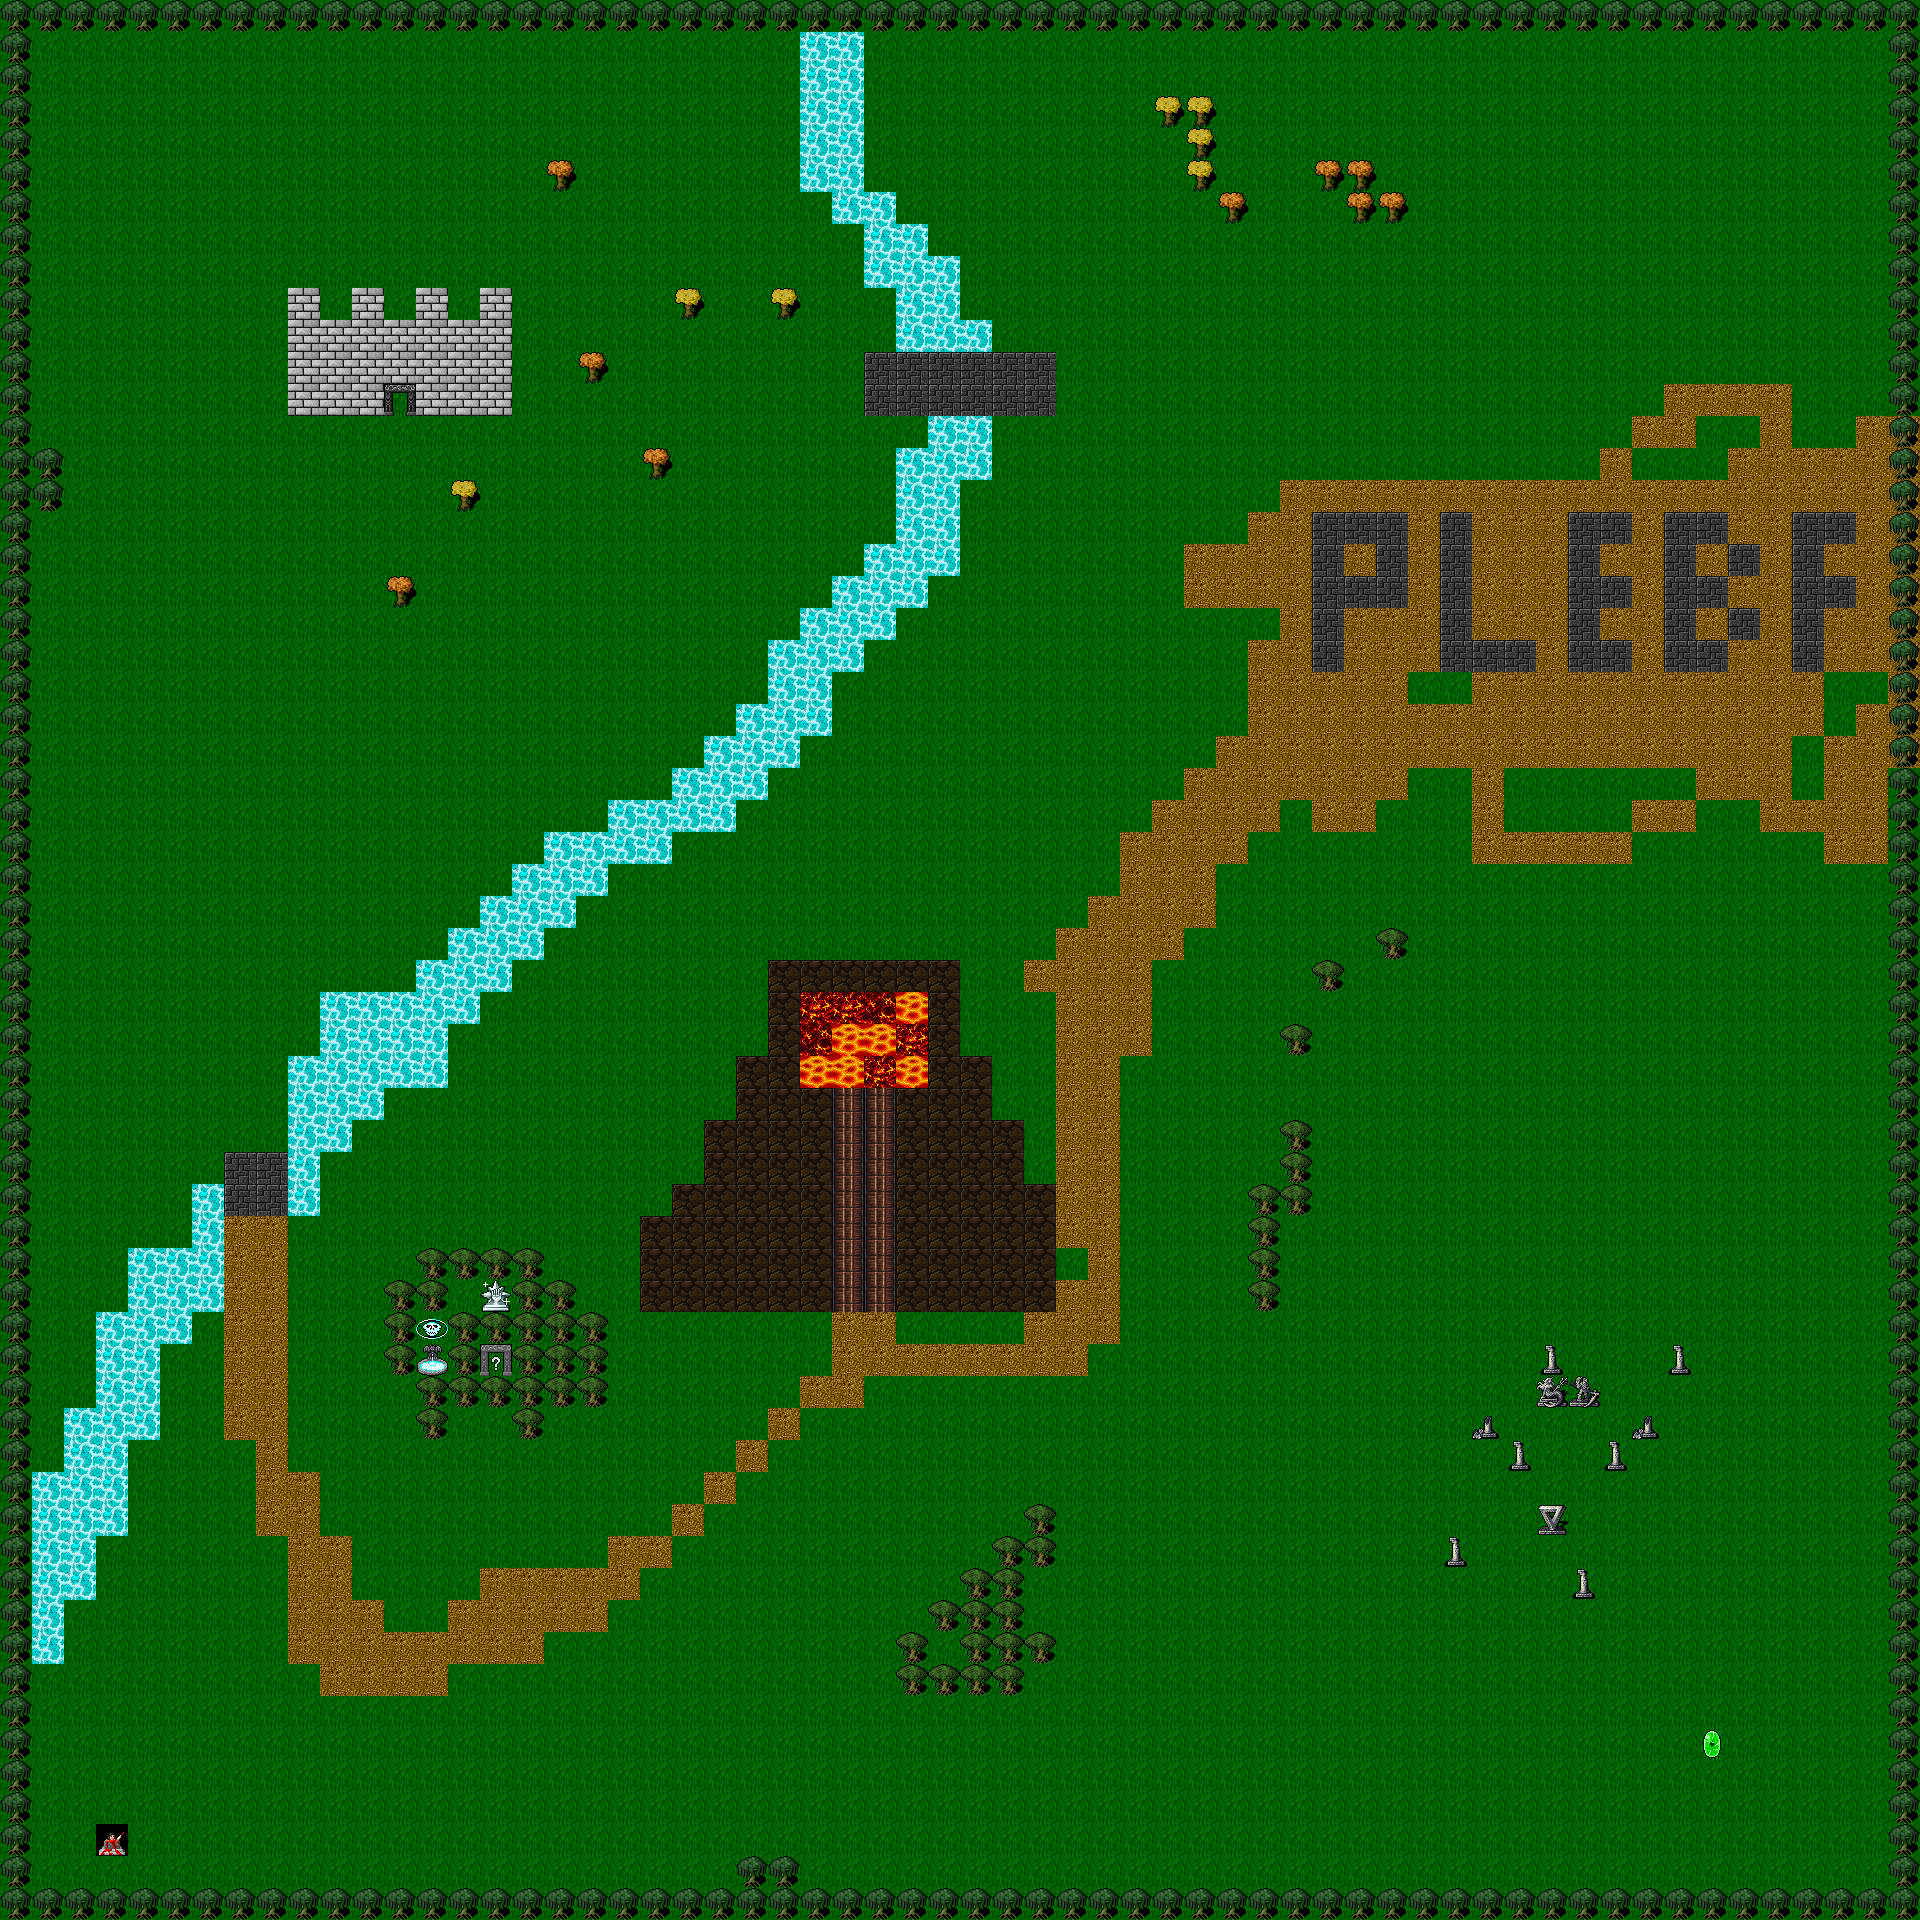

Tiled map render using the project's own tile images. Description and the map definition, with tile-layer contents summarised, below:
An orthogonal 60x60 tile map with 32x32 px tiles, 2 tile layers (background, blocked) and 96 objects.

<map version="1.5" tiledversion="1.7.2" orientation="orthogonal" renderorder="right-down" width="60" height="60" tilewidth="32" tileheight="32" infinite="0" nextlayerid="6" nextobjectid="104">
 <editorsettings>
  <export target="large_level.json" format="json" />
 </editorsettings>
 <tileset firstgid="1" name="background" tilewidth="32" tileheight="32" tilecount="1504" columns="32">
  <image source="background.png" width="1024" height="1504" />
 </tileset>
 <layer id="1" name="background" width="60" height="60">
  <data>[3600 cells, 3600 non-empty, 8 distinct tile ids]</data>
 </layer>
 <layer id="2" name="blocked" width="60" height="60">
  <data>[3600 cells, 598 non-empty, 19 distinct tile ids]</data>
 </layer>
 <objectgroup id="3" name="coffee_locations" locked="1">
  <object id="6" gid="86" x="417" y="934" width="32" height="32">
   <properties>
    <property name="spawner" value="6" />
   </properties>
  </object>
  <object id="7" gid="86" x="448" y="1635" width="32" height="32">
   <properties>
    <property name="spawner" value="1" />
   </properties>
  </object>
  <object id="8" gid="86" x="1664" y="1214" width="32" height="32">
   <properties>
    <property name="spawner" value="3" />
   </properties>
  </object>
  <object id="11" gid="86" x="1407" y="125" width="32" height="32">
   <properties>
    <property name="spawner" value="4" />
   </properties>
  </object>
  <object id="12" gid="86" x="960" y="119" width="32" height="32">
   <properties>
    <property name="spawner" value="5" />
   </properties>
  </object>
  <object id="13" gid="86" x="1149" y="607" width="32" height="32">
   <properties>
    <property name="spawner" value="5" />
   </properties>
  </object>
  <object id="14" gid="86" x="64" y="413" width="32" height="32">
   <properties>
    <property name="spawner" value="6" />
   </properties>
  </object>
  <object id="15" gid="86" x="1445" y="1632" width="32" height="32">
   <properties>
    <property name="spawner" value="2" />
   </properties>
  </object>
  <object id="16" gid="86" x="352" y="197" width="32" height="32">
   <properties>
    <property name="spawner" value="6" />
   </properties>
  </object>
  <object id="17" gid="86" x="806" y="411" width="32" height="32">
   <properties>
    <property name="spawner" value="5" />
   </properties>
  </object>
  <object id="18" gid="86" x="38" y="961" width="32" height="32">
   <properties>
    <property name="spawner" value="6" />
   </properties>
  </object>
  <object id="19" gid="86" x="224" y="1822" width="32" height="32">
   <properties>
    <property name="spawner" value="1" />
   </properties>
  </object>
  <object id="20" gid="86" x="227" y="1442" width="32" height="32">
   <properties>
    <property name="spawner" value="1" />
   </properties>
  </object>
  <object id="21" gid="86" x="801" y="1538" width="32" height="32">
   <properties>
    <property name="spawner" value="1" />
   </properties>
  </object>
  <object id="22" gid="86" x="993" y="1796" width="32" height="32">
   <properties>
    <property name="spawner" value="2" />
   </properties>
  </object>
  <object id="23" gid="86" x="1283" y="1794" width="32" height="32">
   <properties>
    <property name="spawner" value="2" />
   </properties>
  </object>
  <object id="24" gid="86" x="1314" y="1401" width="32" height="32">
   <properties>
    <property name="spawner" value="2" />
   </properties>
  </object>
  <object id="25" gid="86" x="1566" y="1828" width="32" height="32">
   <properties>
    <property name="spawner" value="2" />
   </properties>
  </object>
  <object id="26" gid="86" x="1767" y="1697" width="32" height="32">
   <properties>
    <property name="spawner" value="2" />
   </properties>
  </object>
  <object id="27" gid="86" x="1384" y="1150" width="32" height="32">
   <properties>
    <property name="spawner" value="3" />
   </properties>
  </object>
  <object id="28" gid="86" x="1874" y="1081" width="32" height="32">
   <properties>
    <property name="spawner" value="3" />
   </properties>
  </object>
  <object id="29" gid="86" x="1757" y="900" width="32" height="32">
   <properties>
    <property name="spawner" value="3" />
   </properties>
  </object>
  <object id="30" gid="86" x="1802" y="759" width="32" height="32">
   <properties>
    <property name="spawner" value="3" />
   </properties>
  </object>
  <object id="31" gid="86" x="1814" y="322" width="32" height="32">
   <properties>
    <property name="spawner" value="4" />
   </properties>
  </object>
  <object id="32" gid="86" x="1357" y="758" width="32" height="32">
   <properties>
    <property name="spawner" value="3" />
   </properties>
  </object>
  <object id="33" gid="86" x="1326" y="352" width="32" height="32">
   <properties>
    <property name="spawner" value="4" />
   </properties>
  </object>
  <object id="34" gid="86" x="1007" y="296" width="32" height="32">
   <properties>
    <property name="spawner" value="5" />
   </properties>
  </object>
  <object id="35" gid="86" x="646" y="144" width="32" height="32">
   <properties>
    <property name="spawner" value="5" />
   </properties>
  </object>
  <object id="36" gid="86" x="531" y="787" width="32" height="32">
   <properties>
    <property name="spawner" value="5" />
   </properties>
  </object>
  <object id="37" gid="86" x="356" y="544" width="32" height="32">
   <properties>
    <property name="spawner" value="6" />
   </properties>
  </object>
  <object id="38" gid="86" x="824" y="495" width="32" height="32">
   <properties>
    <property name="spawner" value="5" />
   </properties>
  </object>
  <object id="39" gid="86" x="638" y="1503" width="32" height="32">
   <properties>
    <property name="spawner" value="1" />
   </properties>
  </object>
  <object id="40" gid="86" x="811" y="1879" width="32" height="32">
   <properties>
    <property name="spawner" value="1" />
   </properties>
  </object>
  <object id="41" gid="86" x="557" y="1882" width="32" height="32">
   <properties>
    <property name="spawner" value="1" />
   </properties>
  </object>
  <object id="42" gid="86" x="1656" y="122" width="32" height="32">
   <properties>
    <property name="spawner" value="4" />
   </properties>
  </object>
  <object id="43" gid="86" x="146" y="803" width="32" height="32">
   <properties>
    <property name="spawner" value="6" />
   </properties>
  </object>
 </objectgroup>
 <objectgroup id="4" name="monster_locations" locked="1">
  <object id="44" gid="44" x="67" y="283" width="32" height="32">
   <properties>
    <property name="spawner" value="1" />
   </properties>
  </object>
  <object id="45" gid="44" x="257" y="451" width="32" height="32">
   <properties>
    <property name="spawner" value="1" />
   </properties>
  </object>
  <object id="46" gid="44" x="387" y="189" width="32" height="32">
   <properties>
    <property name="spawner" value="1" />
   </properties>
  </object>
  <object id="47" gid="44" x="526" y="564" width="32" height="32">
   <properties>
    <property name="spawner" value="1" />
   </properties>
  </object>
  <object id="48" gid="44" x="365" y="775" width="32" height="32">
   <properties>
    <property name="spawner" value="1" />
   </properties>
  </object>
  <object id="49" gid="44" x="212" y="810" width="32" height="32">
   <properties>
    <property name="spawner" value="1" />
   </properties>
  </object>
  <object id="50" gid="44" x="741" y="94" width="32" height="32">
   <properties>
    <property name="spawner" value="2" />
   </properties>
  </object>
  <object id="51" gid="44" x="731" y="415" width="32" height="32">
   <properties>
    <property name="spawner" value="2" />
   </properties>
  </object>
  </objectgroup>
 <objectgroup id="5" name="player_locations" locked="1">
  <!-- 20 objects omitted --></objectgroup>
</map>
<!-- 52 of 96 objects omitted -->
